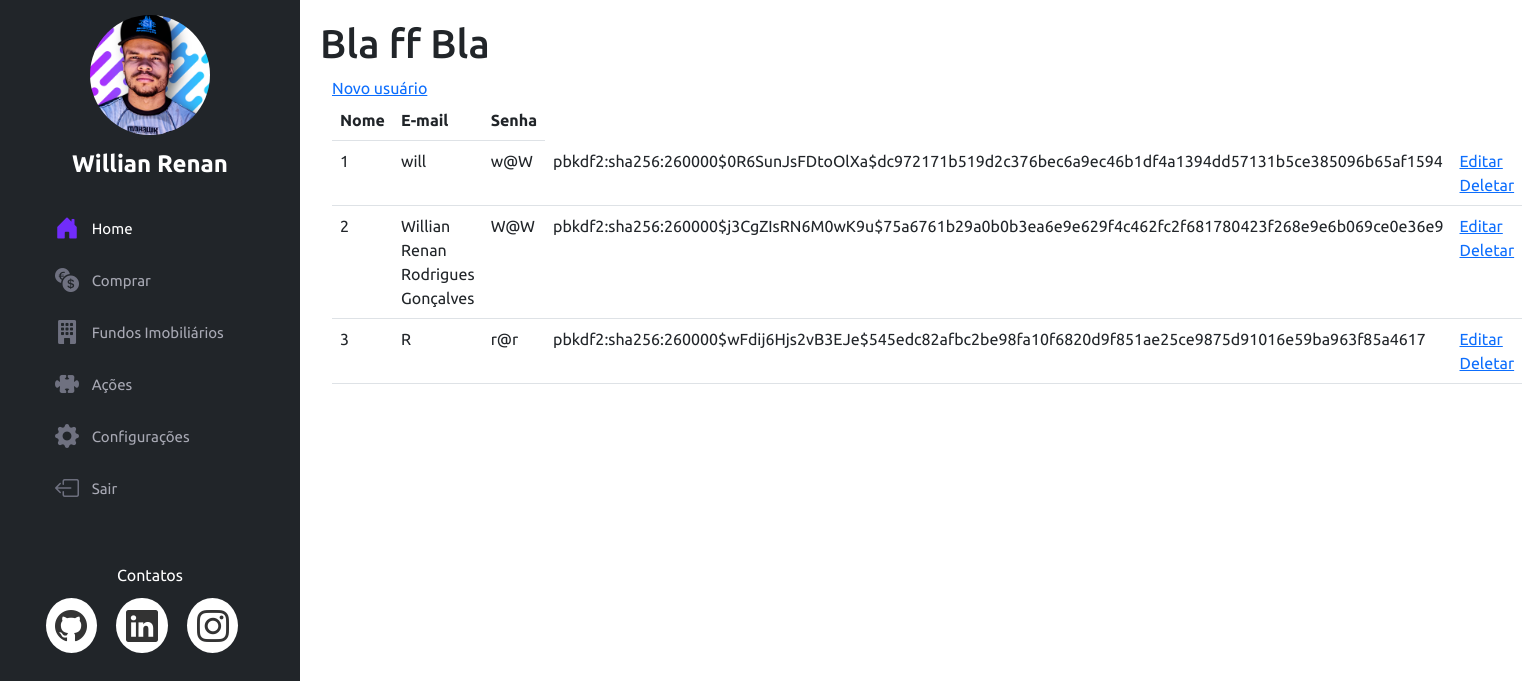
The app's page /index (signed in) with its own data.
### mywalletproject/ext/database.py (models this page shows, shortened)
class User(db.Model, SerializerMixin, UserMixin):
    id = db.Column(db.Integer, primary_key=True, autoincrement=True)
    nome = db.Column(db.String(80), unique=True, nullable=False)
    email = db.Column(db.String(120), unique=True, nullable=False)
    senha = db.Column(db.String(120), nullable=False)

### mywalletproject/blueprints/views.py (the view)
    @app.route("/index")
    @login_required
    def index():
        usuarios = User.query.all()
        return render_template("index.html", usuarios=usuarios)

### mywalletproject/ext/auth.py (called while the page is built)
@login_manager.user_loader
def load_user(user_id):
    return User.query.get(int(user_id))

### mywalletproject/templates/index.html (shortened to what this page needs)
<!DOCTYPE html>
<html lang="pt-br">
<head>
    <link rel="stylesheet" href="../static/bootstrap/css/bootstrap.css">
    <link rel="stylesheet" href="https://cdn.jsdelivr.net/npm/bootstrap-icons@1.10.3/font/bootstrap-icons.css">
    <link rel="stylesheet" href="../static/style.css">
</head>
<body>
    <aside id="header">
        <section class="profile">
            <img src="../static/img/profile-pic (6).png "alt="foto usuario">
            <h1>Willian Renan</h1>
        </section>
        <nav id="navBar" class="nav-menu">
            <ul class="nav flex-column">
                <li class="nav-item">
                  <a class="nav-link active" aria-current="page" href="/index"><i class="bi bi-house-door-fill"></i>  Home</a>
                </li>
                <li class="nav-item">
                  <a class="nav-link" href="/add"><i class="bi bi-currency-exchange"></i>  Comprar</a>
                </li>
                <li class="nav-item">
                  <a class="nav-link" href="/fundos-imobiliarios"><i class="bi bi-building-fill"></i>  Fundos Imobiliários</a>
                </li>
                <li class="nav-item">
                    <a class="nav-link" href="/acoes"><i class="bi bi-puzzle-fill"></i>  Ações</a>
                </li>
                <li class="nav-item">
                    <a class="nav-link" href="/configuracao"><i class="bi bi-gear-fill"></i>  Configurações</a>
                </li>
                <li class="nav-item">
                    <a class="nav-link" href="/logout"><i class="bi bi-box-arrow-left"></i> Sair</a>
                </li>
              </ul>
        </nav>
        <section class="profile">
            <div class="social-links mt-4 text-center">
                <p> Contatos</p>
                <a target="_blank" href="#"><i class="bi bi-github"></i></a>
                <a target="_blank" href="#"><i class="bi bi-linkedin"></i></a>
                <a target="_blank" href="#"><i class="bi bi-instagram"></i></a>
            </div>
        </section>
    </aside>
    <main id="main">
            <h1> Bla ff Bla</h1>
            <div class="container">
                <div class="col-xs-12">
                    <a href="/add">Novo usuário</a>
                </div>
                <div class="row">
                    <div class="col-xs-12">
                        <table class="table">
                            <thead>
                                <tr>
                                    <th>Nome</th>
                                    <th>E-mail</th>
                                    <th>Senha</th>
                                </tr>
                                <tbody>
                                    {% for u in usuarios%}
                                    <tr>
                                        <td>{{u.id}}</td>
                                        <td>{{u.nome}}</td>
                                        <td>{{u.email}}</td>
                                        <td>{{u.senha}}</td>
                                        <td>
                                            <a href="/edit/{{u.id}}"> Editar</a>
                                            <a href="/delete/{{u.id}}"> Deletar</a>
                                        </td>
                                    </tr>
                                    {%endfor%}
                                </tbody>
                            </thead>
                        </table>
                    </div>
                </div>
            </div>
    </main>
</body>
</html>

### mywalletproject/static/style.css (style rules this page uses)
html, body { font-family: Ubuntu,Arial; width: 100%; height: 100%; }
#header { position:fixed; top: 0; left: 0; bottom: 0; background: #212529;; overflow-y: auto; width: 300px; transition: all ease-in-out 0.5s; padding: 0 15px; z-index: 9992; }
#header .profile img { margin: 15px auto; display: block; width: 120px ; border-radius: 50%; }
#header .profile h1 { font-size: 24px; margin: 0; padding: 0; font-weight: 700; text-align: center; color: white; }
#header .profile .social-links { margin-top: 350px; }
#header .profile .social-links a { font-size: 2rem; background:white ; color: #333; padding: 0.6rem; margin-right: 1rem; border-radius: 50%; text-decoration: nome; }
#header .profile p { color: #ffffff; margin-bottom: 15px; }
.nav-menu { padding: 1.5rem; }
.nav-menu a, .nav-menu a:focus { display: flex; align-items: center; color: #a8a9b4; font-size: 15px; background-color: none; }
.nav-menu a i, .nav-menu a:focus i { font-size: 24px; padding-right: 0.8rem; color: #6f7180; }
.nav-menu a:hover , .nav-menu .active, .nav-menu .active:focus, .nav-menu li :hover > a { text-decoration: none; color: #ffffff; }
.nav-menu a:hover i , .nav-menu .active i, .nav-menu .active:focus i, .nav-menu li :hover > a i { text-decoration: none; color: #712cf9; }
#main { margin-left: 300px; padding: 20px; }

### records on screen
User: id "1", nome "will", email "w@W", senha "pbkdf2:sha256:260000$0R6SunJsFDtoOlXa$dc972171b519d2c376bec6a9ec46b1df4a1394dd57131b5ce385096b65af1594"
User: id "2", nome "Willian Renan Rodrigues Gonçalves", email "W@W", senha "pbkdf2:sha256:260000$j3CgZIsRN6M0wK9u$75a6761b29a0b0b3ea6e9e629f4c462fc2f681780423f268e9e6b069ce0e36e9"
User: id "3", nome "R", email "r@r", senha "pbkdf2:sha256:260000$wFdij6Hjs2vB3EJe$545edc82afbc2be98fa10f6820d9f851ae25ce9875d91016e59ba963f85a4617"
